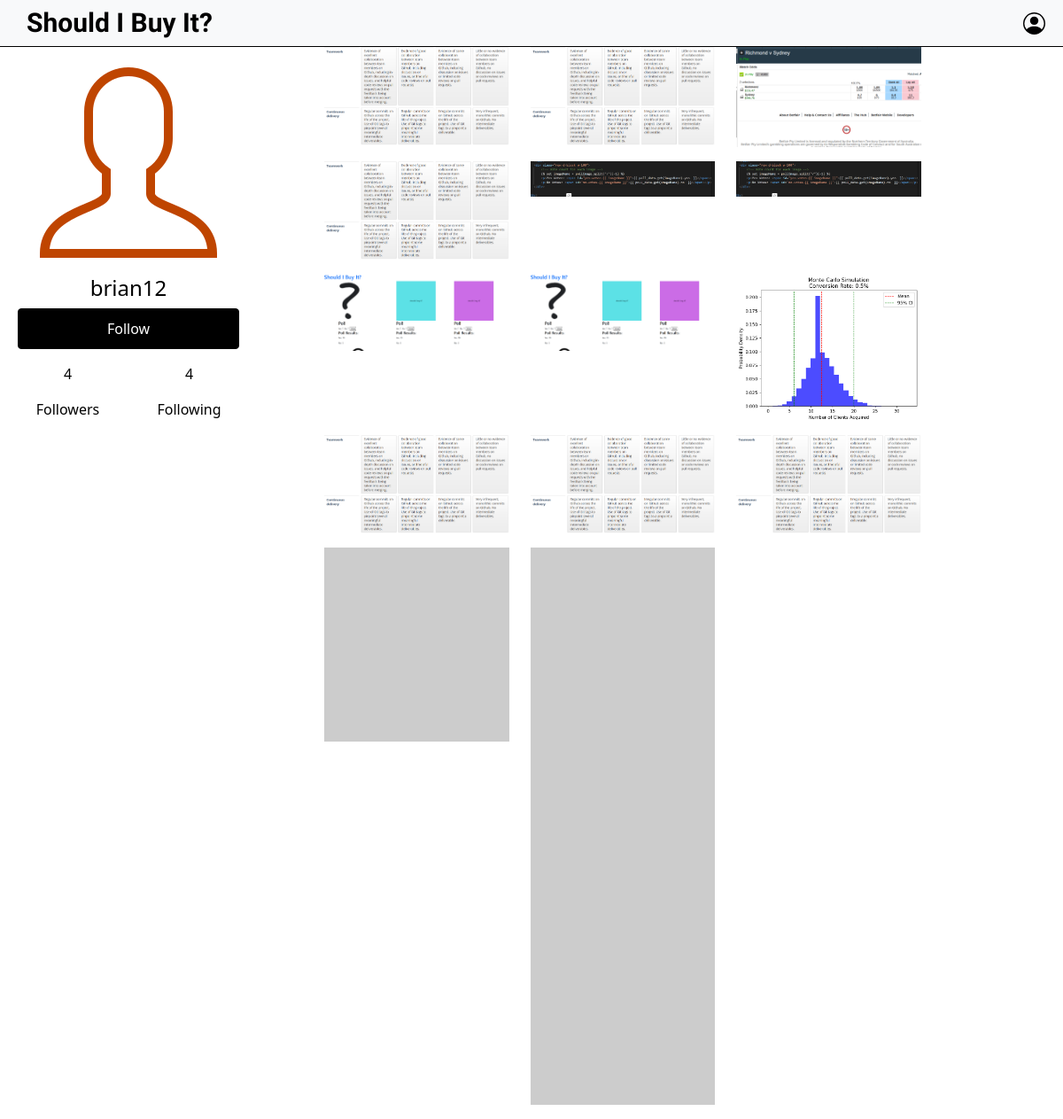
/user/1 (signed in), run on the app's committed database.
### database/models.py (models this page shows, shortened)
class User(db.Model):
    id = db.Column(db.Integer, primary_key=True)
    username = db.Column(db.String(255), unique=True, nullable=False)
    email = db.Column(db.String(255), unique=True, nullable=False)
    password = db.Column(db.String(255), nullable=False)
    profile_picture = db.Column(db.String(255))
    images = db.relationship('Image', backref='user', lazy=True)
    votes = db.relationship('Vote', backref='user', lazy=True)
    comments = db.relationship('Comment', backref='user', lazy=True)
    followers = db.relationship('Follow', foreign_keys='Follow.follower_id', backref='follower', lazy=True)

class Image(db.Model):
    id = db.Column(db.Integer, primary_key=True, autoincrement=True)
    user_id = db.Column(db.Integer, db.ForeignKey('user.id'), nullable=False)
    image_path = db.Column(db.String(255), nullable=False)
    post_title = db.Column(db.String(255), nullable=False)
    post_description = db.Column(db.String(255), nullable=False)
    upload_date = db.Column(db.DateTime, default=datetime.utcnow)
    votes = db.relationship('Vote', backref='image', lazy=True)
    comments = db.relationship('Comment', backref='image', lazy=True)

### user/user.py (the view)
@user.route('/<userid>')
def showUser(userid):
    try:
        return render_template('user.html',
                               user=User.query.get(userid),
                               isFollowing=isFollowing(current_user.id, userid),
                               followers=get_followers_count(userid),
                               following=get_following_count(userid))
    except TemplateNotFound:
        abort(404)

### app.py (called while the page is built)
@login_manager.user_loader
def load_user(id):
    return User.query.get(int(id))

### database/routes.py (called while the page is built)
def isFollowing(current_user_id, followed_user_id):
    if Follow.query.filter_by(follower_id=current_user_id, followee_id=followed_user_id).first() is not None:
        return True
    return False

def get_followers_count(user_id):
    followers_count = Follow.query.filter_by(followee_id=user_id).count()
    return followers_count

def get_following_count(user_id):
    following_count = Follow.query.filter_by(follower_id=user_id).count()
    return following_count

### templates/user.html (shortened to what this page needs)
{% extends "base.html" %}
{% block content %}
    <div class="container mx-2">
        <div class="row justify-content-start vh-100">
            <div class="col-auto profile-head">
                <div class="profile-picture-container">
                    {% if current_user.profile_pic %}
                        <img src="{{ url_for('static', filename='upload_folder/' + user.profile_pic) }}"
                             alt="Profile Picture">
                    {% else %}
                        <img src="{{ url_for('static', filename='upload_folder/user-icon.png') }}"
                             alt="Default Profile Picture">
                    {% endif %}
                </div>
                <h4 class="text-center">{{ user.username }}</h4>
                <div class="w-auto">
                    <button class="btn btn-primary w-100" id="follow-button" onclick="toggleFollow({{ user.id }})">
                        {% if isFollowing %}
                            Following
                        {% else %}
                            Follow
                        {% endif %}
                    </button>
                </div>
                <div class="row justify-content-around w-auto py-3">
                    <div class="col text-center">
                        <p id="followers-count">{{ followers }}</p>
                        <p>Followers</p>
                    </div>
                    <div class="col text-center">
                        <p id="following-count">{{ following }}</p>
                        <p>Following</p>
                    </div>
                </div>
            </div>
            <div class="col container-fluid">
                <div class="row justify-content-center">
                    <div class="col-lg-10">
                        <div class="row image-grid">
                            {% for image in current_user.images[::-1] %}
                                {% if loop.index % 3 == 1 %}
                                    <div class="row">
                                {% endif %}
                            <div class="col-md-4 mb-3">
                                <div class="image-container">
                                    <img src="{{ url_for('static', filename='upload_folder/' + image.image_path) }}"
                                         alt="Uploaded Image" class="img-fluid image-thumbnail">
                                </div>
                            </div>
                            {% if loop.index % 3 == 0 or loop.last %}
                                </div>
                            {% endif %}
                            {% endfor %}
                        </div>
                    </div>
                </div>
            </div>
        </div>
    </div>
{% endblock %}

### templates/base.html (shortened to what this page needs)
<!DOCTYPE html>
<html lang="en">
<head>
    {% include "resources/head.html" %}
</head>
<body>
    <nav class="navbar navbar-expand-lg navbar-light bg-light sticky-top">
      <div class="logo text-center">
        <a href="/" class="text-decoration-none">
            <h1 class="mb-0">Should I Buy It?</h1>
        </a>
    </div>
        <div class="user-icon">
            <div class="dropdown">
            </div>
        </div>
    </nav>
    {% block content %}
    {% endblock %}
</body>
</html>

### templates/resources/head.html (shortened to what this page needs)
<head>
        <link href="https://cdn.jsdelivr.net/npm/bootstrap@5.1.1/dist/css/bootstrap.min.css" rel="stylesheet">
        <link href="https://cdn.jsdelivr.net/npm/bootstrap-icons@1.11.3/font/bootstrap-icons.min.css" rel="stylesheet" >
        <link href="{{ url_for('static', filename='css/custom.css') }}" rel="stylesheet" type="text/css">
        <link href="{{ url_for('static', filename='css/colors.css') }}" rel="stylesheet" type="text/css">
        <link href="{{ url_for('static', filename='css/styles.css') }}" rel="stylesheet" type="text/css">
        <link href="https://cdnjs.cloudflare.com/ajax/libs/font-awesome/5.15.4/css/all.min.css" rel="stylesheet">
</head>

### static/css/colors.css (style rules this page uses)
:root { --card-light : #F2FCF9; --yes-primary: #BCF7BF; --yes-secondary: #1E341F; --no-primary: #ED1D5B; --no-secondary: #49081C; }

### static/css/styles.css (style rules this page uses)
body { color: #000; background-color: #fff; }
.logo h1 { margin-left: 30px; font-family: "Reenie Beanie", cursive; font-weight: 800; font-size: 30px; font-style: normal; text-align: center; }
.btn-primary { background-color: #000000; border-color: #ffffff; border-color: #000000; padding: 10px 30px; }
.navbar { border-bottom: 1px solid #000000; }
.user-icon { margin-right: 20px; }
.logo a { color: #000; text-decoration: none; }

### data on the page
User: username "brian12"
Image: image_path (picture)
Image: image_path (picture)
Image: image_path (picture)
Image: image_path (picture)
Image: image_path (picture)
Image: image_path (picture)
Image: image_path (picture)
Image: image_path (picture)
Image: image_path (picture)
Image: image_path (picture)
Image: image_path (picture)
Image: image_path (picture)

### other printed values
{{ followers }} "4"
{{ following }} "4"
